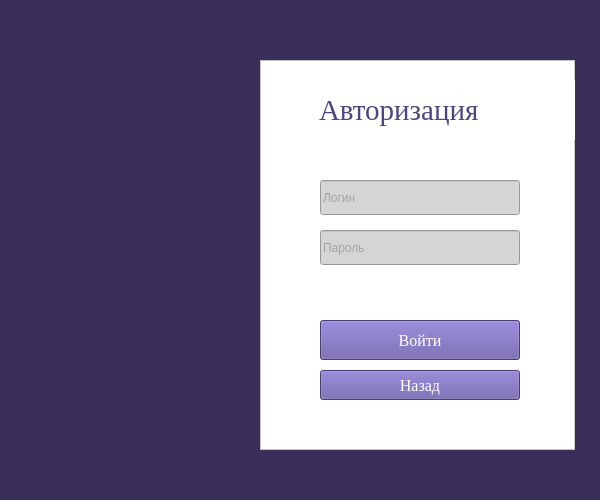
    <widget class="QWidget" name="SignIn">
     <property name="sizePolicy">
      <sizepolicy hsizetype="Fixed" vsizetype="Fixed">
       <horstretch>0</horstretch>
       <verstretch>0</verstretch>
      </sizepolicy>
     </property>
     <property name="minimumSize">
      <size>
       <width>600</width>
       <height>500</height>
      </size>
     </property>
     <property name="maximumSize">
      <size>
       <width>600</width>
       <height>500</height>
      </size>
     </property>
     <property name="styleSheet">
      <string notr="true">background-color: rgb(57, 47, 90);</string>
     </property>
     <widget class="QFrame" name="frame_3">
      <property name="geometry">
       <rect>
        <x>260</x>
        <y>60</y>
        <width>315</width>
        <height>390</height>
       </rect>
      </property>
      <property name="styleSheet">
       <string notr="true">background-color: rgb(255, 255, 255);
color: rgb(255, 255, 255);</string>
      </property>
      <property name="frameShape">
       <enum>QFrame::StyledPanel</enum>
      </property>
      <property name="frameShadow">
       <enum>QFrame::Raised</enum>
      </property>
      <widget class="QLabel" name="Creating">
       <property name="geometry">
        <rect>
         <x>59</x>
         <y>20</y>
         <width>261</width>
         <height>60</height>
        </rect>
       </property>
       <property name="font">
        <font>
         <family>Times New Roman</family>
         <pointsize>22</pointsize>
        </font>
       </property>
       <property name="styleSheet">
        <string notr="true">color: rgb(80, 67, 129);</string>
       </property>
       <property name="text">
        <string>Авторизация</string>
       </property>
      </widget>
      <widget class="QLineEdit" name="LoginLine">
       <property name="geometry">
        <rect>
         <x>60</x>
         <y>120</y>
         <width>200</width>
         <height>35</height>
        </rect>
       </property>
       <property name="styleSheet">
        <string notr="true">color: rgb(112, 112, 112);
background-color: rgb(213, 213, 213);</string>
       </property>
       <property name="text">
        <string/>
       </property>
       <property name="maxLength">
        <number>32</number>
       </property>
       <property name="placeholderText">
        <string>Логин</string>
       </property>
      </widget>
      <widget class="QLineEdit" name="PassLine">
       <property name="geometry">
        <rect>
         <x>60</x>
         <y>170</y>
         <width>200</width>
         <height>35</height>
        </rect>
       </property>
       <property name="styleSheet">
        <string notr="true">color: rgb(112, 112, 112);
background-color: rgb(213, 213, 213);</string>
       </property>
       <property name="text">
        <string/>
       </property>
       <property name="maxLength">
        <number>32</number>
       </property>
       <property name="echoMode">
        <enum>QLineEdit::Password</enum>
       </property>
       <property name="placeholderText">
        <string>Пароль</string>
       </property>
      </widget>
      <widget class="QPushButton" name="SignInBtn">
       <property name="geometry">
        <rect>
         <x>60</x>
         <y>260</y>
         <width>200</width>
         <height>40</height>
        </rect>
       </property>
       <property name="font">
        <font>
         <family>Times New Roman</family>
         <pointsize>12</pointsize>
        </font>
       </property>
       <property name="styleSheet">
        <string notr="true">background-color: rgb(102, 86, 166);</string>
       </property>
       <property name="text">
        <string>Войти</string>
       </property>
      </widget>
      <widget class="QPushButton" name="goFromSignInBtn">
       <property name="geometry">
        <rect>
         <x>60</x>
         <y>310</y>
         <width>200</width>
         <height>30</height>
        </rect>
       </property>
       <property name="font">
        <font>
         <family>Times New Roman</family>
         <pointsize>12</pointsize>
        </font>
       </property>
       <property name="styleSheet">
        <string notr="true">background-color: rgb(102, 86, 166);</string>
       </property>
       <property name="text">
        <string>Назад</string>
       </property>
      </widget>
     </widget>
     <widget class="QLabel" name="Picture">
      <property name="geometry">
       <rect>
        <x>40</x>
        <y>170</y>
        <width>191</width>
        <height>191</height>
       </rect>
      </property>
      <property name="text">
       <string/>
      </property>
      <property name="pixmap">
       <pixmap>../Project/profileicon.png</pixmap>
      </property>
      <property name="scaledContents">
       <bool>true</bool>
      </property>
     </widget>
    </widget>
